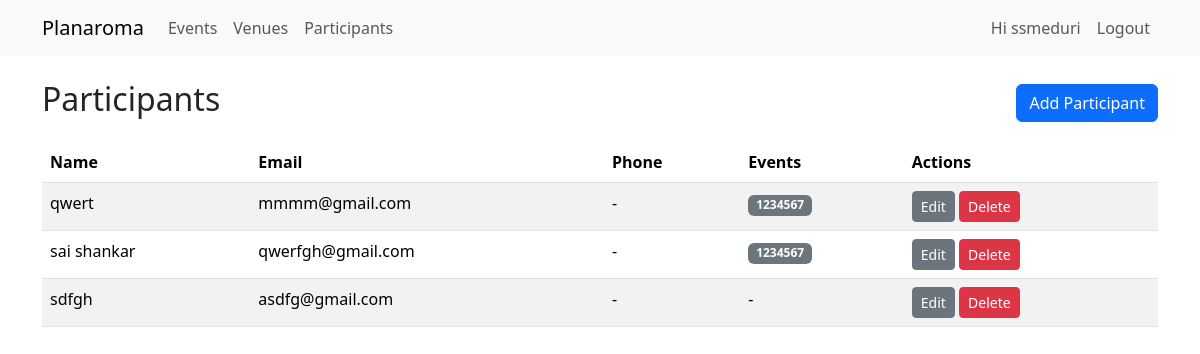
The page /participants (signed in) on the database as committed earlier.
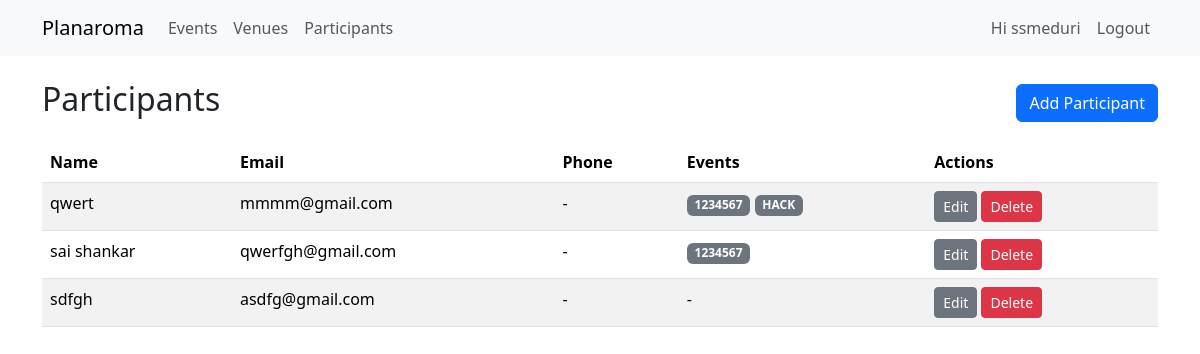
The same page on the database as committed later.
### app/models.py (models this page shows, shortened)
class Participant(db.Model):
    id = db.Column(db.Integer, primary_key=True)
    name = db.Column(db.String(150), nullable=False)
    email = db.Column(db.String(200), nullable=True)
    phone = db.Column(db.String(50), nullable=True)
    notes = db.Column(db.Text, nullable=True)
    events = db.relationship('Event', secondary=event_participants, back_populates='participants')

class Event(db.Model):
    id = db.Column(db.Integer, primary_key=True)
    title = db.Column(db.String(120), nullable=False)
    description = db.Column(db.Text)
    date = db.Column(db.Date, nullable=False)
    start_time = db.Column(db.Time, nullable=False)
    end_time = db.Column(db.Time, nullable=False)
    venue_id = db.Column(db.Integer, db.ForeignKey('venue.id'), nullable=False)
    participants = db.relationship('Participant', secondary=event_participants, back_populates='events')

### app/routes.py (the view)
@main_bp.route('/participants')
@login_required
def list_participants():
    participants = Participant.query.order_by(Participant.name).all()
    return render_template('participants/list.html', participants=participants)

### app/__init__.py (called while the page is built)
def create_app():
    app = Flask(__name__, static_folder='static', template_folder='templates')
    app.config.from_object(Config)
    db.init_app(app)
    login_manager.init_app(app)
    from .models import User
    @login_manager.user_loader
    def load_user(user_id):
        return User.query.get(int(user_id))
    from .routes import main_bp
    from .auth import auth_bp
    app.register_blueprint(main_bp)
    app.register_blueprint(auth_bp)
    return app

### app/templates/participants/list.html
{% extends 'base.html' %}
{% block content %}
<div class="d-flex justify-content-between align-items-center mb-3">
  <h2>Participants</h2>
  <a class="btn btn-primary" href="{{ url_for('main.add_participant') }}">Add Participant</a>
</div>
<table class="table table-striped">
  <thead><tr><th>Name</th><th>Email</th><th>Phone</th><th>Events</th><th>Actions</th></tr></thead>
  <tbody>
    {% for p in participants %}
    <tr>
      <td>{{ p.name }}</td>
      <td>{{ p.email or '-' }}</td>
      <td>{{ p.phone or '-' }}</td>
      <td>
        {% if p.events %}
          {% for e in p.events %}
            <span class="badge bg-secondary">{{ e.title }}</span>
          {% endfor %}
        {% else %}
          -
        {% endif %}
      </td>
      <td>
        <a class="btn btn-sm btn-secondary" href="{{ url_for('main.edit_participant', pid=p.id) }}">Edit</a>
        <form method="POST" action="{{ url_for('main.delete_participant', pid=p.id) }}" style="display:inline-block" onsubmit="return confirm('Delete participant?');">
          <button class="btn btn-sm btn-danger">Delete</button>
        </form>
      </td>
    </tr>
    {% else %}
    <tr><td colspan="5" class="text-center">No participants found.</td></tr>
    {% endfor %}
  </tbody>
</table>
{% endblock %}

Rows that differ between the two databases and show on the page:
added Event: title "HACK", shown under Participant "qwert"
